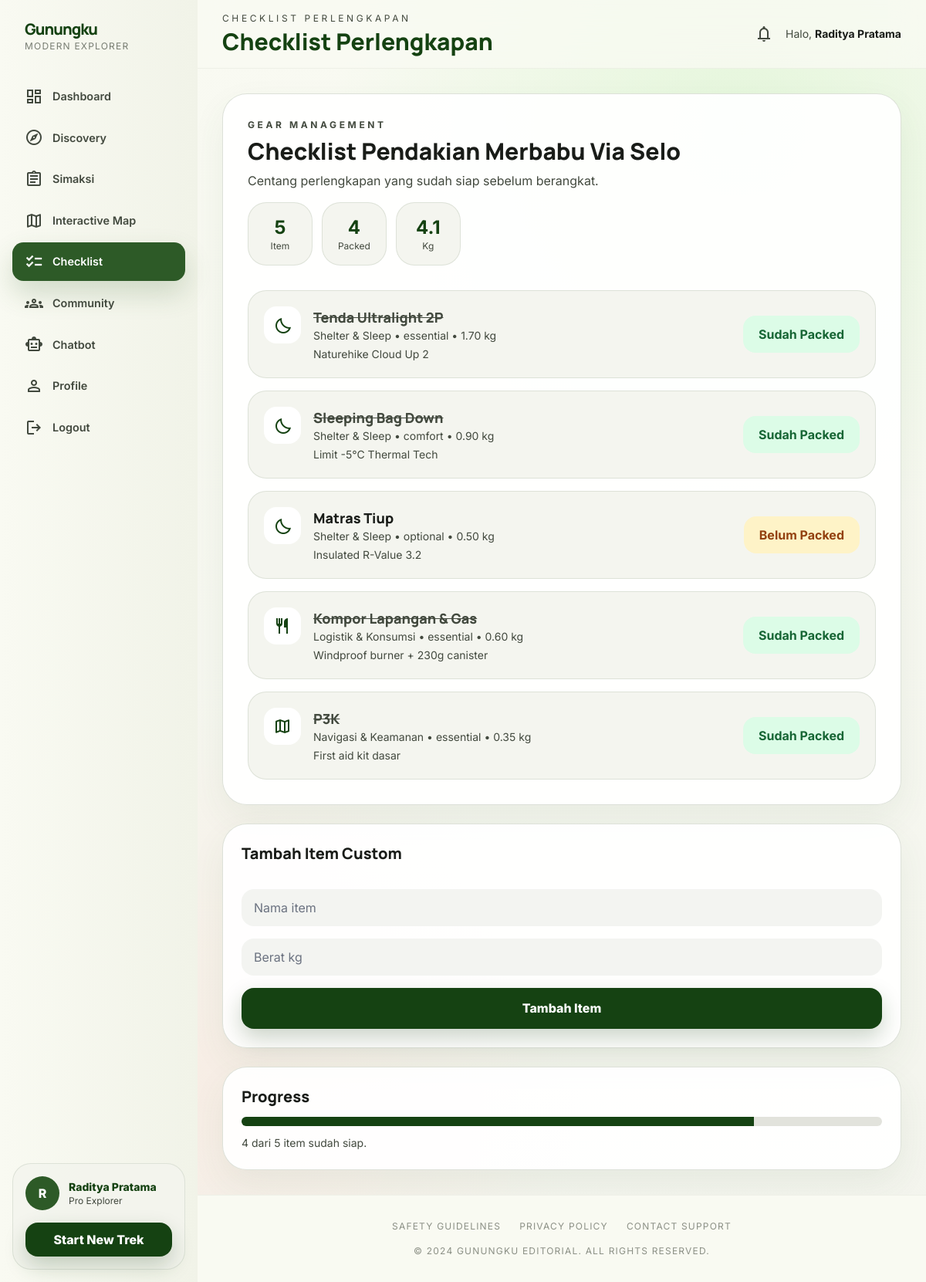
Screenshot of /pages/checklist.php (signed in) with the database file from the repository.
### tables this page shows
CREATE TABLE user_checklists (
    id BIGINT UNSIGNED AUTO_INCREMENT PRIMARY KEY,
    user_id BIGINT UNSIGNED NOT NULL,
    mountain_id BIGINT UNSIGNED DEFAULT NULL,
    trail_id BIGINT UNSIGNED DEFAULT NULL,
    nama_checklist VARCHAR(120) NOT NULL,
    total_weight_kg DECIMAL(6,2) NOT NULL DEFAULT 0.00,
    total_items INT UNSIGNED NOT NULL DEFAULT 0,
    packed_items INT UNSIGNED NOT NULL DEFAULT 0,
    status_checklist ENUM('draft','aktif','selesai') NOT NULL DEFAULT 'aktif',
    created_at TIMESTAMP NULL DEFAULT CURRENT_TIMESTAMP,
    updated_at TIMESTAMP NULL DEFAULT CURRENT_TIMESTAMP ON UPDATE CURRENT_TIMESTAMP,
    CONSTRAINT fk_checklist_user FOREIGN KEY (user_id) REFERENCES users(id) ON DELETE CASCADE,
    CONSTRAINT fk_checklist_mountain FOREIGN KEY (mountain_id) REFERENCES mountains(id) ON DELETE SET NULL,
    CONSTRAINT fk_checklist_trail FOREIGN KEY (trail_id) REFERENCES trails(id) ON DELETE SET NULL
);

CREATE TABLE user_checklist_items (
    id BIGINT UNSIGNED AUTO_INCREMENT PRIMARY KEY,
    checklist_id BIGINT UNSIGNED NOT NULL,
    equipment_item_id BIGINT UNSIGNED DEFAULT NULL,
    nama_item_custom VARCHAR(120) DEFAULT NULL,
    deskripsi_item VARCHAR(255) DEFAULT NULL,
    berat_kg DECIMAL(5,2) NOT NULL DEFAULT 0.00,
    prioritas ENUM('essential','comfort','optional') NOT NULL DEFAULT 'essential',
    is_packed TINYINT(1) NOT NULL DEFAULT 0,
    urutan INT UNSIGNED NOT NULL DEFAULT 1,
    created_at TIMESTAMP NULL DEFAULT CURRENT_TIMESTAMP,
    updated_at TIMESTAMP NULL DEFAULT CURRENT_TIMESTAMP ON UPDATE CURRENT_TIMESTAMP,
    CONSTRAINT fk_checklist_item_checklist FOREIGN KEY (checklist_id) REFERENCES user_checklists(id) ON DELETE CASCADE,
    CONSTRAINT fk_checklist_item_master FOREIGN KEY (equipment_item_id) REFERENCES equipment_items(id) ON DELETE SET NULL
);

### includes/functions.php (called while the page is built, shortened)
<?php
function e($value): string { return htmlspecialchars((string)$value, ENT_QUOTES, 'UTF-8'); }

### pages/checklist.php (the view, shortened to what this page needs)
<?php
require_once __DIR__ . '/../config/database.php'; require_once __DIR__ . '/../includes/functions.php'; requireLogin(); $userId=(int)$_SESSION['user_id']; $message='';$error='';
$res=$conn->query("SELECT * FROM user_checklists WHERE user_id={$userId} ORDER BY id DESC LIMIT 1"); $checklist=$res?$res->fetch_assoc():null; if(!$checklist){$conn->query("INSERT INTO user_checklists (user_id,nama_checklist,status_checklist) VALUES ({$userId},'Checklist Pendakian Default','aktif')"); $res=$conn->query("SELECT * FROM user_checklists WHERE user_id={$userId} ORDER BY id DESC LIMIT 1"); $checklist=$res?$res->fetch_assoc():null; $newId=(int)($checklist['id']??0); if($newId>0){$conn->query("INSERT INTO user_checklist_items (checklist_id, equipment_item_id, prioritas, urutan) SELECT {$newId}, id, prioritas, 1 FROM equipment_items WHERE is_default = 1");} } $checklistId=(int)($checklist['id']??0);
$items=[]; if($q=$conn->query("SELECT uci.*,COALESCE(ei.nama_item,uci.nama_item_custom) nama_item,COALESCE(uci.deskripsi_item,ei.deskripsi_singkat) deskripsi_item,COALESCE(uci.berat_kg,ei.berat_kg) berat_final,COALESCE(ec.nama_kategori,'Custom') nama_kategori,ec.icon_name FROM user_checklist_items uci LEFT JOIN equipment_items ei ON ei.id=uci.equipment_item_id LEFT JOIN equipment_categories ec ON ec.id=ei.category_id WHERE uci.checklist_id={$checklistId} ORDER BY ec.urutan,uci.urutan")){while($r=$q->fetch_assoc())$items[]=$r;} $packed=0;$weight=0; foreach($items as $it){$packed+=(int)$it['is_packed'];$weight+=(float)$it['berat_final'];} $pageTitle='Checklist Perlengkapan';$currentPage='checklist'; include __DIR__.'/../includes/header.php'; include __DIR__.'/../includes/layout_top.php';
?>
<div class="grid xl:grid-cols-[1fr_380px] gap-6">
  <div class="editorial-card p-8"><div class="flex flex-wrap justify-between gap-4 mb-8"><div><p class="uppercase tracking-[.3em] text-on-surface-variant text-xs font-bold">Gear Management</p><h3 class="text-3xl font-extrabold mt-2"><?=e($checklist['nama_checklist']??'Checklist')?></h3><p class="text-on-surface-variant mt-2">Centang perlengkapan yang sudah siap sebelum berangkat.</p></div><div class="grid grid-cols-3 gap-3 text-center"><div class="editorial-card-soft px-5 py-4"><b class="text-2xl text-primary"><?=count($items)?></b><p class="text-xs text-on-surface-variant">Item</p></div><div class="editorial-card-soft px-5 py-4"><b class="text-2xl text-primary"><?=$packed?></b><p class="text-xs text-on-surface-variant">Packed</p></div><div class="editorial-card-soft px-5 py-4"><b class="text-2xl text-primary"><?=number_format($weight,1)?></b><p class="text-xs text-on-surface-variant">Kg</p></div></div></div><?php if($message):?><div class="mb-6 bg-green-100 text-green-800 rounded-xl px-4 py-3"><?=e($message)?></div><?php endif;?><div class="space-y-4"><?php if($items): foreach($items as $it):?><div class="editorial-card-soft p-5 flex flex-col md:flex-row md:items-center md:justify-between gap-4"><div class="flex gap-4"><div class="w-12 h-12 rounded-2xl bg-white flex items-center justify-center text-primary"><span class="material-symbols-outlined"><?=e($it['icon_name']?:'inventory_2')?></span></div><div><h4 class="font-extrabold text-lg <?=((int)$it['is_packed']===1)?'line-through text-on-surface-variant':''?>"><?=e($it['nama_item'])?></h4><p class="text-sm text-on-surface-variant"><?=e($it['nama_kategori'])?> • <?=e($it['prioritas'])?> • <?=number_format((float)$it['berat_final'],2)?> kg</p><p class="text-sm text-on-surface-variant mt-1"><?=e($it['deskripsi_item'])?></p></div></div><form method="POST"><input type="hidden" name="toggle_item" value="1"><input type="hidden" name="item_id" value="<?= (int)$it['id']?>"><input type="hidden" name="new_status" value="<?=((int)$it['is_packed']===1)?0:1?>"><button class="<?=((int)$it['is_packed']===1)?'bg-green-100 text-green-800':'bg-amber-100 text-amber-800'?> rounded-2xl px-5 py-3 font-bold"><?=((int)$it['is_packed']===1)?'Sudah Packed':'Belum Packed'?></button></form></div><?php endforeach; else:?><p class="text-on-surface-variant">Belum ada item checklist.</p><?php endif;?></div></div>
  <div class="space-y-6"><div class="editorial-card p-6"><h3 class="text-xl font-extrabold mb-4">Tambah Item Custom</h3><form method="POST" class="space-y-4"><input type="hidden" name="add_custom" value="1"><input name="nama_item_custom" class="w-full rounded-2xl bg-surface-variant/40 border-0 px-4 py-3" placeholder="Nama item"><input type="number" step="0.01" name="berat_kg" class="w-full rounded-2xl bg-surface-variant/40 border-0 px-4 py-3" placeholder="Berat kg"><button class="btn-primary w-full">Tambah Item</button></form></div><div class="editorial-card p-6"><h3 class="text-xl font-extrabold mb-3">Progress</h3><div class="h-3 rounded-full bg-surface-variant overflow-hidden"><div class="h-full bg-primary" style="width:<?=count($items)?round($packed/count($items)*100):0?>%"></div></div><p class="mt-3 text-sm text-on-surface-variant"><?=$packed?> dari <?=count($items)?> item sudah siap.</p></div></div>
</div>
<?php include __DIR__.'/../includes/layout_bottom.php'; include __DIR__.'/../includes/footer.php'; ?>

### assets/css/app.css (style rules this page uses)
:root { --g-primary: #154212; --g-primary2: #2d5a27; --g-surface: #f9faf2; --g-line: #c2c9bb; --g-muted: #42493e }
* { box-sizing: border-box }
html, body { max-width: 100%; overflow-x: hidden }
body { font-family: 'Inter', sans-serif; background: var(--g-surface); color: #191c18 }
h1, h2, h3, h4 { font-family: 'Manrope', sans-serif }
.material-symbols-outlined { font-variation-settings: 'FILL' 0, 'wght' 400, 'GRAD' 0, 'opsz' 24 }
.editorial-card { background: rgba(255, 255, 255, .92); border: 1px solid rgba(194, 201, 187, .55); border-radius: 2rem; box-shadow: 0 18px 45px rgba(59, 105, 52, .07) }
.editorial-card-soft { background: rgba(243, 244, 237, .88); border: 1px solid rgba(194, 201, 187, .45); border-radius: 1.5rem }
.btn-primary { background: #154212; color: #fff; border-radius: 1rem; font-weight: 800; padding: .9rem 1.25rem; box-shadow: 0 12px 28px rgba(21, 66, 18, .22); display: inline-flex; align-items: center; justify-content: center; gap: .5rem }

### rows the page displays
user_checklists: nama_checklist "Checklist Pendakian Merbabu Via Selo"
user_checklist_items: nama_item "Tenda Ultralight 2P", nama_kategori "Shelter & Sleep", prioritas "essential", berat_final "1.70", deskripsi_item "Naturehike Cloud Up 2", is_packed "Sudah Packed"
user_checklist_items: nama_item "Sleeping Bag Down", nama_kategori "Shelter & Sleep", prioritas "comfort", berat_final "0.90", deskripsi_item "Limit -5°C Thermal Tech", is_packed "Sudah Packed"
user_checklist_items: nama_item "Matras Tiup", nama_kategori "Shelter & Sleep", prioritas "optional", berat_final "0.50", deskripsi_item "Insulated R-Value 3.2", is_packed "Belum Packed"
user_checklist_items: nama_item "Kompor Lapangan & Gas", nama_kategori "Logistik & Konsumsi", prioritas "essential", berat_final "0.60", deskripsi_item "Windproof burner + 230g canister", is_packed "Sudah Packed"
user_checklist_items: nama_item "P3K", nama_kategori "Navigasi & Keamanan", prioritas "essential", berat_final "0.35", deskripsi_item "First aid kit dasar", is_packed "Sudah Packed"

### other values shown
$m[1] "Dashboard"
$m[1] "Discovery"
$m[1] "Simaksi"
$m[1] "Interactive Map"
$m[1] "Checklist"
$m[1] "Community"
$m[1] "Chatbot"
$m[1] "Profile"
initialName() "R"
userName() "Raditya Pratama"
$pageTitle "CHECKLIST PERLENGKAPAN"
$pageTitle "Checklist Perlengkapan"
count($items) "5"
$packed "4"
$weight "4.1"
